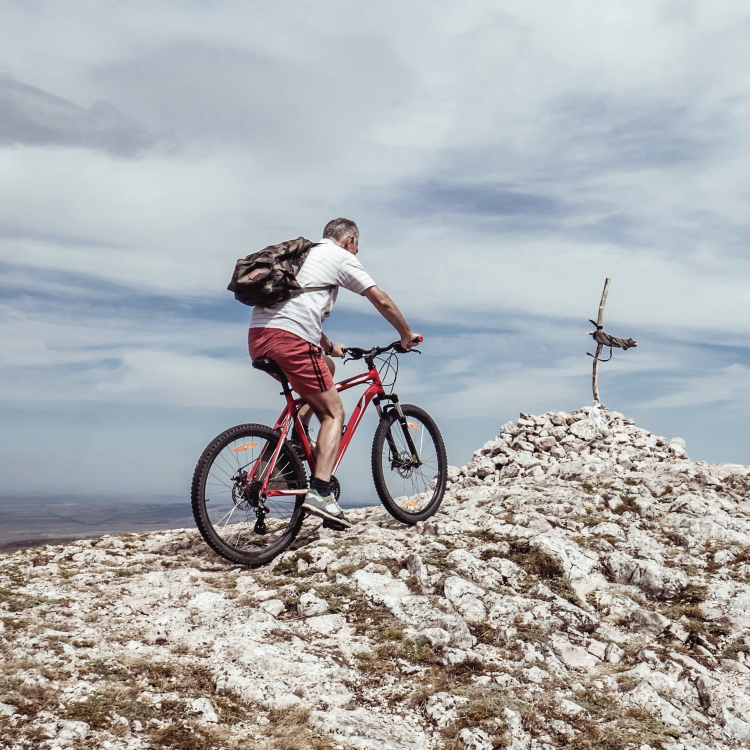
#> input picture data/train/004.jpeg, 1500 x 1500 px (shown at 1/2 size); its folder holds 4 pictures in this run
$ jupyter execute --allow-errors IPCA_faiss.ipynb   (shell and % lines are left out)
#> lines starting #> are read from the running program, lines starting #| are printed output that depends on the picture
<a href="https://colab.research.google.com/github/hirotakaster/imagesearch/blob/main/IPCA_faiss.ipynb" target="_parent"></a>

# Faiss/OpenCVのインストール
FaissはGPUを利用する。ランタイムの設定でGPUを有効にしておく。

## Utility関係の関数

[cell 1]
# 画像表示用
from google.colab.patches import cv2_imshow
from sklearn.decomposition import IncrementalPCA
from PIL import Image
import matplotlib.pyplot as plt
import re
import cv2
import glob
import os
import numpy as np
import pickle

def show_image_files(images, figsize=(20,10), columns = 5):
  plt.figure(figsize=figsize)
  for i, f in enumerate(images):
      plt.subplot(len(images) / columns + 1, columns, i + 1)
      plt.imshow(cv2.cvtColor(cv2.imread(f), cv2.COLOR_BGR2RGB))

def atoi(text):
    return int(text) if text.isdigit() else text

def natural_keys(text):
    return [ atoi(c) for c in re.split(r'(\d+)', text) ]

def img_to_matrix(img):
    img_array = np.asarray(img)

    return img_array

def flatten_img(img_array):
    s = img_array.shape[0] * img_array.shape[1] * img_array.shape[2]
    img_width = img_array.reshape(1, s)

    return img_width[0]

## 画像ファイルを読み込んでデータセットを用意する
search indexは読み込んだ画像の連番のindex。

[cell 2]
IMG_SIZE = (500, 500)
# search index
idx = 49

files = sorted(glob.glob("imagesearch/data/train/*.jpeg"), key=natural_keys)
dataset = []
alldescriptors = []
for i, f in enumerate(files):
    img = Image.open(f)
#> img is the input picture: PIL image 1500x1500 RGB; mean R, G, B 171.4, 173.2, 174.7
    img = img.resize(IMG_SIZE, Image.BICUBIC)
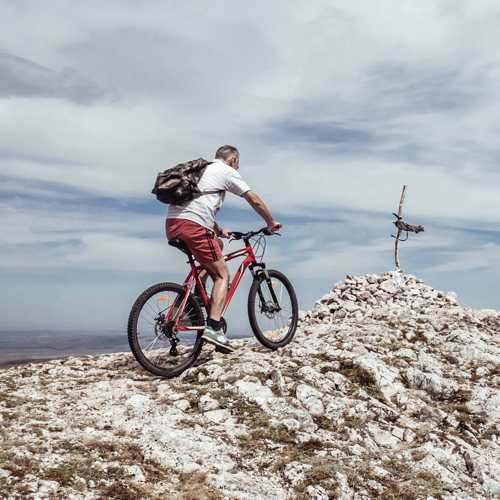
#> img: PIL image 500x500 RGB; mean R, G, B 171.4, 173.2, 174.7
    img = img_to_matrix(img)
    img = flatten_img(img)
    dataset.append(img)
dataset = np.array(dataset)

## IPCAで次元削減を行う
ここで dim(次元数) を変える事で、次元数を任意に変更することも出来る。

[cell 3]
n = dataset.shape[0]
#> n = 4
batch_size = len(dataset)
dim = batch_size-1
ipca = IncrementalPCA(dim)
for i in range(n//batch_size):
    r_dataset = ipca.partial_fit(dataset[i*batch_size:(i+1)*batch_size])
r_dataset = ipca.transform(dataset)
